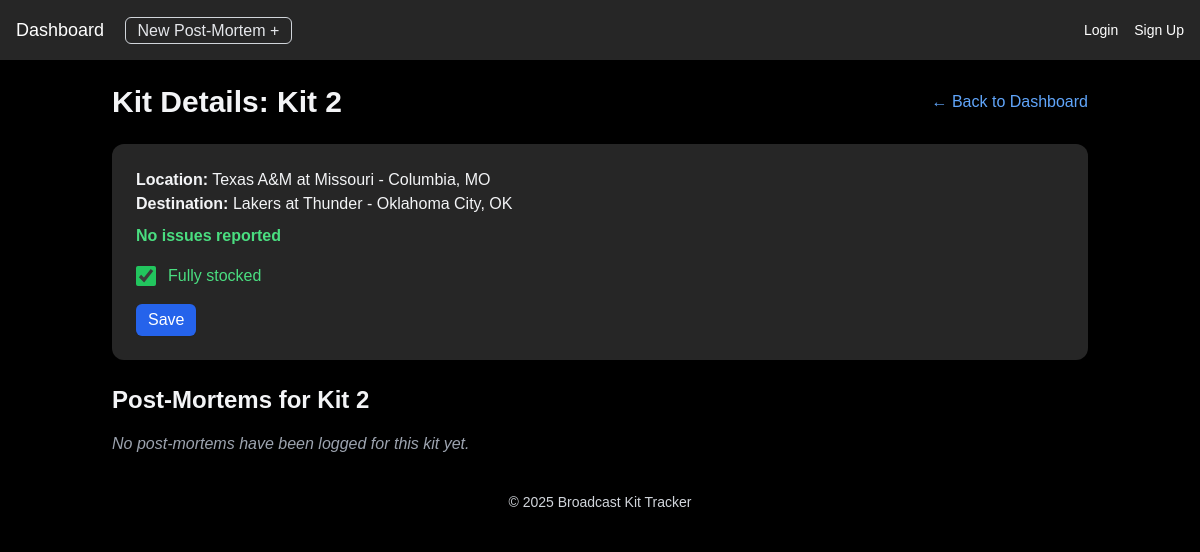
Page /kit/2/ on the committed database.
### core/models.py (models this page shows, shortened)
class Kit(models.Model):
    name = models.CharField(max_length=120)
    current_location = models.CharField(max_length=100, blank=True, default="")
    destination_location = models.CharField(max_length=100, blank=True, default="")
    issues = models.TextField(blank=True, null=True)
    needs_restock = models.BooleanField(default=False)
    updated_at = models.DateTimeField(auto_now=True)

### core/views.py (the view)
# urls.py: path('kit/<int:kit_id>/', views.view_kit, name='view_kit'),
def view_kit(request, kit_id):
    kit = get_object_or_404(Kit, id=kit_id)
    postmortems = kit.postmortem_set.all().order_by('-event_date')
    latest_pm = postmortems.first()
    return render(request, 'core/view_kit.html', {
        'kit': kit,
        'postmortems': postmortems,
        'latest_pm': latest_pm
    })

### core/context_processors.py (called while the page is built)
def theme_context(request):
    return {'theme': request.session.get('theme', 'light')}

### core/templates/core/view_kit.html (shortened to what this page needs)
{% extends 'core/base.html' %}
{% block content %}
<div class="flex justify-between items-center mb-6">
  <h1 class="text-3xl font-bold text-gray-100">Kit Details: {{ kit.name }}</h1>
  <a href="{% url 'dashboard' %}" class="text-blue-400 hover:underline">← Back to Dashboard</a>
</div>
<div class="bg-neutral-800 p-6 rounded-xl shadow-md mb-6 text-gray-100">
  <p><strong>Location:</strong> {{ kit.current_location|default:"Not specified" }}</p>
  <p><strong>Destination:</strong> {{ kit.destination_location|default:"Not specified" }}</p>
  {% if kit.issues %}
    <p class="text-red-400 mt-2"><strong>Issues:</strong> <span class="text-red-400">{{ kit.issues }}</span></p>
  {% else %}
    <p class="text-green-400 font-semibold mt-2">No issues reported</p>
  {% endif %}
  <form action="{% url 'save_restock_status' kit.id %}" method="post" class="mt-4">
    <div class="flex items-center gap-3">
      <input
        type="checkbox"
        name="needs_restock"
        id="needs_restock"
        class="w-5 h-5 accent-green-500 cursor-pointer"
        {% if not kit.needs_restock %}checked{% endif %}
      >
      {% if kit.needs_restock %}
        <p class="text-red-400 mt-2"><strong>Restock:</strong> {{latest_pm.restock }}</p>
      {% else %}
        <label for="needs_restock" class="font-medium text-green-400">Fully stocked</label>
      {% endif %}
    </div>
    <button type="submit"
            class="mt-4 bg-blue-600 hover:bg-blue-700 text-white font-medium px-3 py-1 rounded-md shadow-sm transition">
      Save
    </button>
  </form>
</div>
<h2 class="text-2xl font-semibold mb-4 text-gray-100">Post-Mortems for {{ kit.name }}</h2>
{% if postmortems %}
  <div class="space-y-4">
    {% for pm in postmortems %}
      <div class="bg-gray-800 p-4 rounded-lg shadow text-gray-100">
        <h3 class="text-lg font-semibold">{{ pm.event_name }}</h3>
        <p class="text-sm text-gray-400">{{ pm.event_date }}</p>
        <p class="mt-2">{{ pm.summary }}</p>
        {% if pm.issues %}
          <p class="text-red-400 mt-2"><strong>Issues:</strong> {{ pm.issues }}</p>
        {% else %}
          <p class="text-green-400 font-semibold mt-2">No issues reported</p>
        {% endif %}
        {% if pm.restock %}
          <p class="text-yellow-400 mt-2"><strong>Restock:</strong> {{ pm.restock }}</p>
        {% endif %}
      </div>
    {% endfor %}
  </div>
{% else %}
  <p class="text-gray-400 italic">No post-mortems have been logged for this kit yet.</p>
{% endif %}
{% endblock %}

### static/styles.css (style rules this page uses)
body { font-family: Stolzl, sans-serif; transition: background-color 0.3s, color 0.3s; margin: 0; padding: 0; }

### rows in the picture
Kit: name "Kit 2", current_location "Texas A&M at Missouri - Columbia, MO", destination_location "Lakers at Thunder - Oklahoma City, OK", needs_restock "☑"
